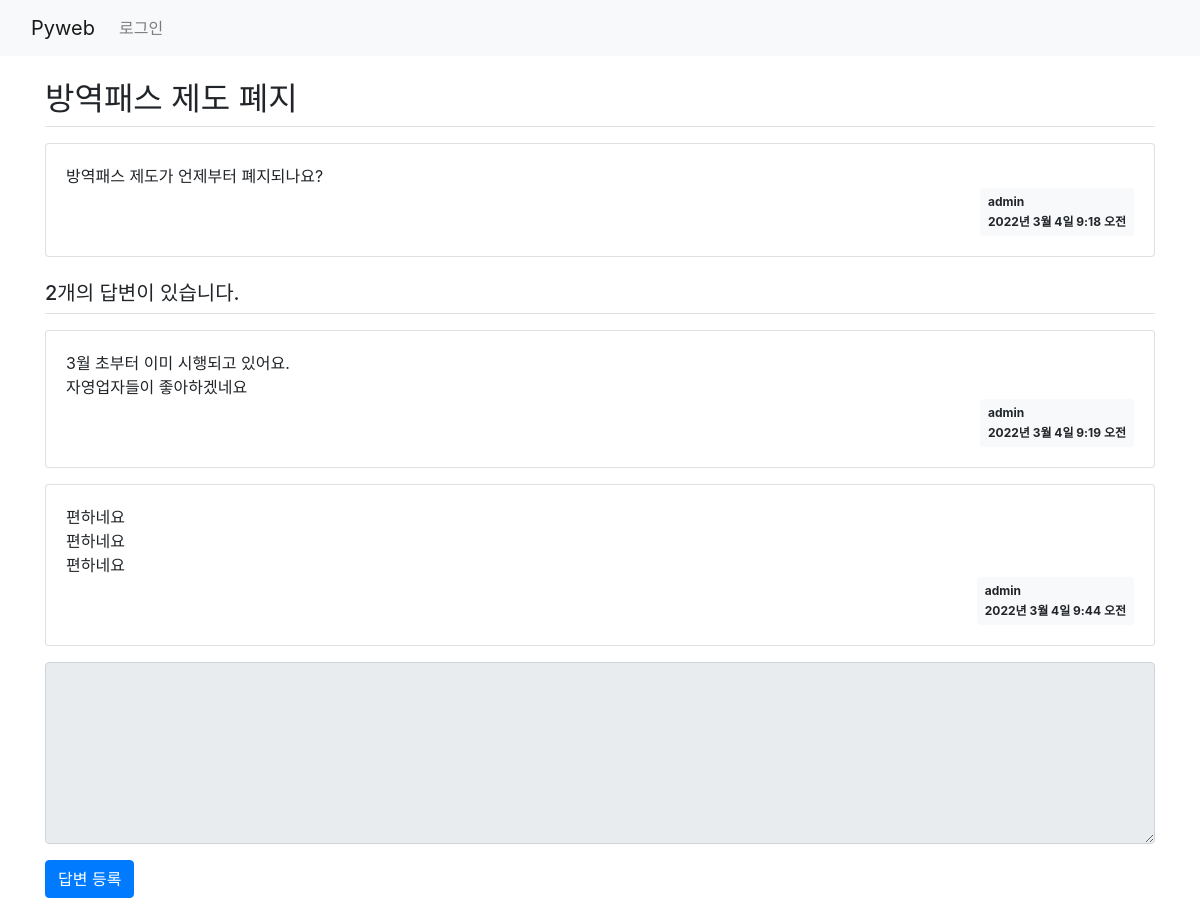
/board/7/, run on an earlier commit of the app's database.
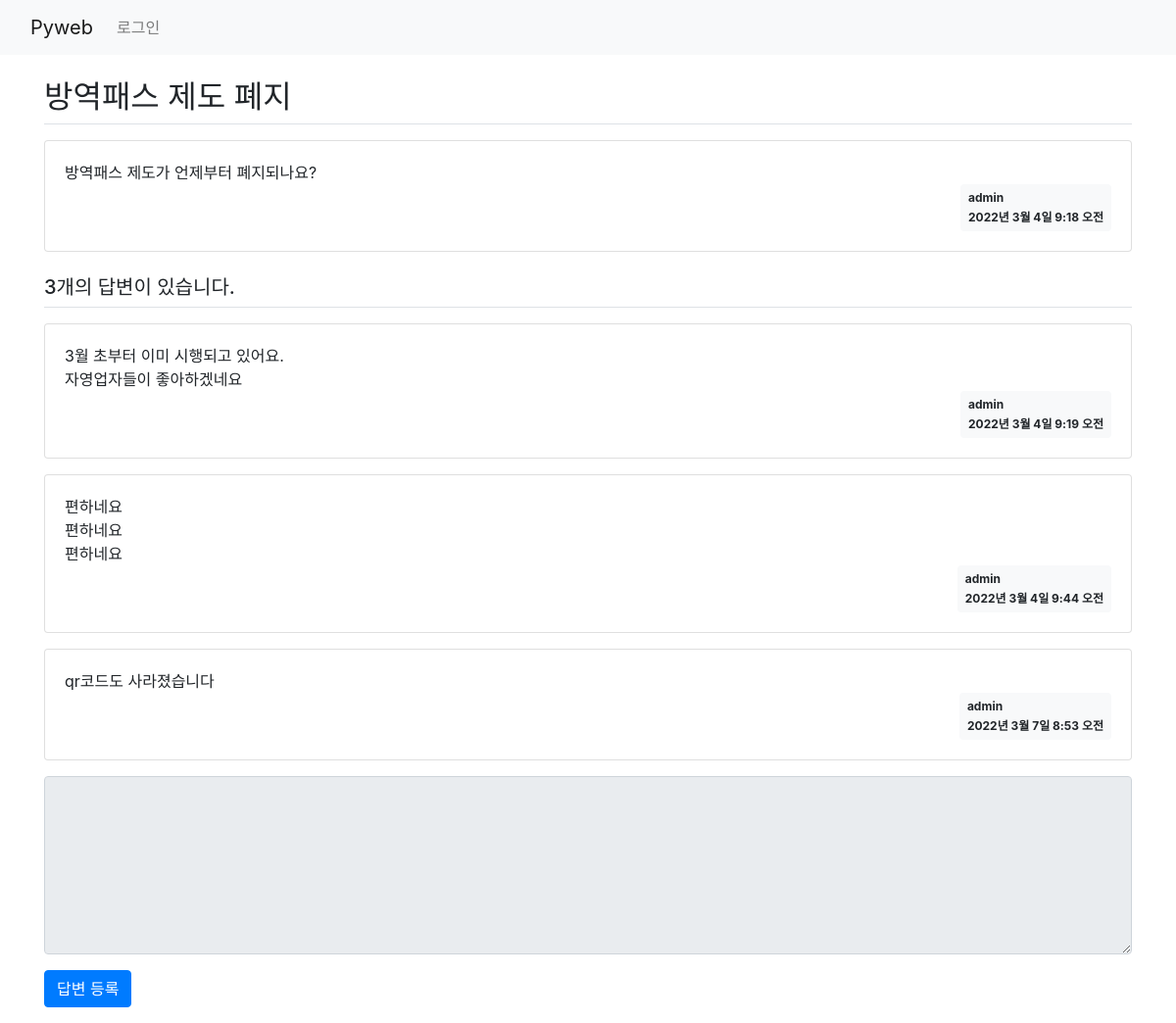
And on a later commit of the database.
### board/models.py (models this page shows, shortened)
class Question(models.Model):
    subject = models.CharField(max_length=200)
    content = models.TextField()
    create_date = models.DateTimeField()
    author = models.ForeignKey(User, on_delete=models.CASCADE)

class Answer(models.Model):
    content = models.TextField()
    create_date = models.DateTimeField()
    question = models.ForeignKey(Question, on_delete=models.CASCADE)
    author = models.ForeignKey(User, on_delete=models.CASCADE)

### board/views.py (the view)
# urls.py: path('<int:question_id>/', views.detail, name='detail'), #127.0.0.1:8000/board/1/
def detail(request, question_id):
    question = get_object_or_404(Question, pk=question_id)  #url경로 오류 처리
    context = {'question':question}
    return render(request, 'board/detail.html', context)

### templates/board/detail.html (shortened to what this page needs)
{% extends 'base.html' %}
{% block content %}
    <div class="container my-3">
       <h2 class="border-bottom py-2">{{ question.subject }}</h2>
        <div class="card my-3">
            <div class="card-body">
                <div class="card-text" style="white-space:pre-line">{{ question.content }}</div>
                <div class="d-flex justify-content-end">
                    <div class="badge badge-light p-2 text-left">
                        <div class="mb-2">{{ question.author }}</div>
                        <div>{{ question.create_date }}</div>
                    </div>
                </div>
            </div>
        </div>
        <h5 class="border-bottom my-3 py-2">
            {{ question.answer_set.count }}개의 답변이 있습니다.
        </h5>
        {% for answer in question.answer_set.all %}
        <div class="card my-3">
            <div class="card-body">
                <div class="card-text"  style="white-space:pre-line">{{ answer.content }}</div>
                <div class="d-flex justify-content-end">
                    <div class="badge badge-light p-2 text-left">
                        <div class="mb-2">{{ answer.author }}</div>
                        <div>{{ answer.create_date }}</div>
                    </div>
                </div>
            </div>
        </div>
        {% endfor %}
        <form action="{% url 'board:answer_create' question.id %}" method="post">
          <div class="form-group">
              <textarea name="content" rows="7" cols="60" class="form-control"
                              {% if not user.is_authenticated %} disabled {% endif %}></textarea>
          </div>
          <input type="submit" value="답변 등록" class="btn btn-primary">
      </form>
    </div>
{% endblock %}

What changed in the data, as far as the page shows it:
computed for Question "방역패스 제도 폐지": answer_set.count "2" → "3"
added Answer: content "qr코드도 사라졌습니다", author "admin", create_date "2022년 3월 7일 8:53 오전"
